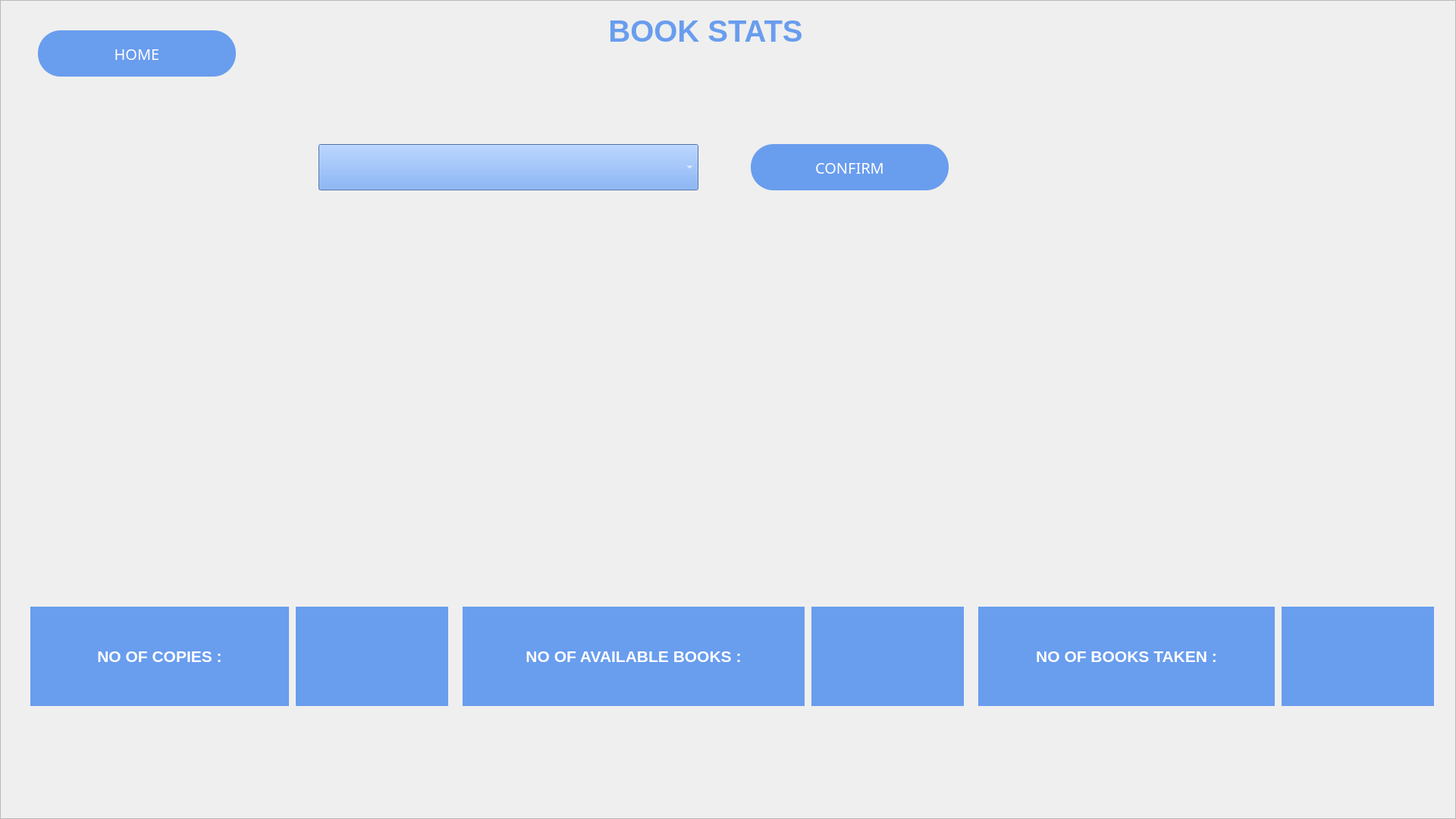
<?xml version="1.0" encoding="UTF-8"?>
<ui version="4.0">
 <class>BookStats</class>
 <widget class="QMainWindow" name="BookStats">
  <property name="geometry">
   <rect>
    <x>0</x>
    <y>0</y>
    <width>1920</width>
    <height>1080</height>
   </rect>
  </property>
  <property name="maximumSize">
   <size>
    <width>1920</width>
    <height>1080</height>
   </size>
  </property>
  <property name="windowTitle">
   <string/>
  </property>
  <widget class="QWidget" name="centralwidget">
   <property name="maximumSize">
    <size>
     <width>1920</width>
     <height>1080</height>
    </size>
   </property>
   <widget class="QFrame" name="frame">
    <property name="geometry">
     <rect>
      <x>0</x>
      <y>0</y>
      <width>1920</width>
      <height>1080</height>
     </rect>
    </property>
    <property name="maximumSize">
     <size>
      <width>1920</width>
      <height>1080</height>
     </size>
    </property>
    <property name="styleSheet">
     <string notr="true">background-image: url(:/bg_images/bg_main.png);
background-repeat: no-repeat; 
background-position: center;</string>
    </property>
    <property name="frameShape">
     <enum>QFrame::StyledPanel</enum>
    </property>
    <property name="frameShadow">
     <enum>QFrame::Raised</enum>
    </property>
    <widget class="QLabel" name="book_stats_label">
     <property name="geometry">
      <rect>
       <x>560</x>
       <y>10</y>
       <width>741</width>
       <height>61</height>
      </rect>
     </property>
     <property name="font">
      <font>
       <family>MS Shell Dlg 2</family>
       <pointsize>30</pointsize>
       <weight>75</weight>
       <italic>false</italic>
       <bold>true</bold>
      </font>
     </property>
     <property name="styleSheet">
      <string notr="true">QLabel{
color: rgb(105, 157, 238);
background: rgba( 4, 7, 15, 0 );
}
</string>
     </property>
     <property name="text">
      <string>BOOK STATS</string>
     </property>
     <property name="alignment">
      <set>Qt::AlignCenter</set>
     </property>
     <property name="wordWrap">
      <bool>true</bool>
     </property>
    </widget>
    <widget class="QPushButton" name="go_to_home">
     <property name="geometry">
      <rect>
       <x>50</x>
       <y>40</y>
       <width>261</width>
       <height>61</height>
      </rect>
     </property>
     <property name="font">
      <font>
       <family>Segoe UI Semibold</family>
       <pointsize>15</pointsize>
       <weight>7</weight>
       <italic>false</italic>
       <bold>false</bold>
      </font>
     </property>
     <property name="styleSheet">
      <string notr="true">QPushButton{
 	border-radius:30px;
	color: rgb(255, 255, 255);
	font: 63 15pt &quot;Segoe UI Semibold&quot;;
	background: rgb(105, 157, 238);

}

QPushButton::hover:!pressed
{
background: rgb(105, 157, 238);
border : 2px solid black;
}</string>
     </property>
     <property name="text">
      <string>HOME</string>
     </property>
    </widget>
    <widget class="QPushButton" name="confirm_button">
     <property name="geometry">
      <rect>
       <x>990</x>
       <y>190</y>
       <width>261</width>
       <height>61</height>
      </rect>
     </property>
     <property name="font">
      <font>
       <family>Segoe UI Semibold</family>
       <pointsize>15</pointsize>
       <weight>7</weight>
       <italic>false</italic>
       <bold>false</bold>
      </font>
     </property>
     <property name="styleSheet">
      <string notr="true">QPushButton{
 	border-radius:30px;
	color: rgb(255, 255, 255);
	font: 63 15pt &quot;Segoe UI Semibold&quot;;
	background: rgb(105, 157, 238);

}

QPushButton::hover:!pressed
{
background: rgb(105, 157, 238);
border : 2px solid black;
}</string>
     </property>
     <property name="text">
      <string>CONFIRM</string>
     </property>
    </widget>
    <widget class="QLabel" name="no_of_copies_label">
     <property name="geometry">
      <rect>
       <x>40</x>
       <y>800</y>
       <width>341</width>
       <height>131</height>
      </rect>
     </property>
     <property name="font">
      <font>
       <pointsize>16</pointsize>
       <weight>75</weight>
       <bold>true</bold>
      </font>
     </property>
     <property name="styleSheet">
      <string notr="true">QLabel{
color: rgb(255, 255, 255);
background: rgb(105, 157, 238);
}</string>
     </property>
     <property name="text">
      <string>NO OF COPIES :</string>
     </property>
     <property name="alignment">
      <set>Qt::AlignCenter</set>
     </property>
    </widget>
    <widget class="QComboBox" name="book_combobox">
     <property name="geometry">
      <rect>
       <x>420</x>
       <y>190</y>
       <width>501</width>
       <height>61</height>
      </rect>
     </property>
     <property name="styleSheet">
      <string notr="true">QComboBox{
	background: rgb(105, 157, 238);
	color: rgb(255, 255, 255);
	font: 75 12pt &quot;MS Shell Dlg 2&quot;;
	background-color: rgb(105, 157, 238);
}</string>
     </property>
    </widget>
    <widget class="QLabel" name="no_of_copies_box">
     <property name="geometry">
      <rect>
       <x>390</x>
       <y>800</y>
       <width>201</width>
       <height>131</height>
      </rect>
     </property>
     <property name="font">
      <font>
       <pointsize>16</pointsize>
       <weight>75</weight>
       <bold>true</bold>
      </font>
     </property>
     <property name="styleSheet">
      <string notr="true">QLabel{
color: rgb(255, 255, 255);
background: rgb(105, 157, 238);
}</string>
     </property>
     <property name="text">
      <string/>
     </property>
     <property name="alignment">
      <set>Qt::AlignCenter</set>
     </property>
    </widget>
    <widget class="QLabel" name="no_of_availabel_books_label">
     <property name="geometry">
      <rect>
       <x>610</x>
       <y>800</y>
       <width>451</width>
       <height>131</height>
      </rect>
     </property>
     <property name="font">
      <font>
       <pointsize>16</pointsize>
       <weight>75</weight>
       <bold>true</bold>
      </font>
     </property>
     <property name="styleSheet">
      <string notr="true">QLabel{
color: rgb(255, 255, 255);
background: rgb(105, 157, 238);
}</string>
     </property>
     <property name="text">
      <string>NO OF AVAILABLE BOOKS :</string>
     </property>
     <property name="alignment">
      <set>Qt::AlignCenter</set>
     </property>
    </widget>
    <widget class="QLabel" name="no_of_availabel_books_box">
     <property name="geometry">
      <rect>
       <x>1070</x>
       <y>800</y>
       <width>201</width>
       <height>131</height>
      </rect>
     </property>
     <property name="font">
      <font>
       <pointsize>16</pointsize>
       <weight>75</weight>
       <bold>true</bold>
      </font>
     </property>
     <property name="styleSheet">
      <string notr="true">QLabel{
color: rgb(255, 255, 255);
background: rgb(105, 157, 238);
}</string>
     </property>
     <property name="text">
      <string/>
     </property>
     <property name="alignment">
      <set>Qt::AlignCenter</set>
     </property>
    </widget>
    <widget class="QLabel" name="no_of_books_taken_label">
     <property name="geometry">
      <rect>
       <x>1290</x>
       <y>800</y>
       <width>391</width>
       <height>131</height>
      </rect>
     </property>
     <property name="font">
      <font>
       <pointsize>16</pointsize>
       <weight>75</weight>
       <bold>true</bold>
      </font>
     </property>
     <property name="styleSheet">
      <string notr="true">QLabel{
color: rgb(255, 255, 255);
background: rgb(105, 157, 238);
}</string>
     </property>
     <property name="text">
      <string>NO OF BOOKS TAKEN :</string>
     </property>
     <property name="alignment">
      <set>Qt::AlignCenter</set>
     </property>
    </widget>
    <widget class="QLabel" name="no_of_books_taken_box">
     <property name="geometry">
      <rect>
       <x>1690</x>
       <y>800</y>
       <width>201</width>
       <height>131</height>
      </rect>
     </property>
     <property name="font">
      <font>
       <pointsize>16</pointsize>
       <weight>75</weight>
       <bold>true</bold>
      </font>
     </property>
     <property name="styleSheet">
      <string notr="true">QLabel{
color: rgb(255, 255, 255);
background: rgb(105, 157, 238);
}</string>
     </property>
     <property name="text">
      <string/>
     </property>
     <property name="alignment">
      <set>Qt::AlignCenter</set>
     </property>
    </widget>
   </widget>
  </widget>
 </widget>
 <resources>
  <include location="../qrc_files/images.qrc"/>
 </resources>
 <connections/>
</ui>
